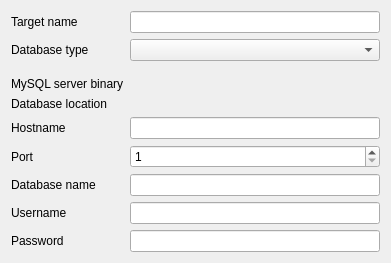
<?xml version="1.0" encoding="UTF-8"?>
<ui version="4.0">
 <class>AmarokConfigWidget</class>
 <widget class="QWidget" name="AmarokConfigWidget">
  <layout class="QGridLayout" name="gridLayout" columnstretch="0,1" columnminimumwidth="100,250">
   <item row="8" column="0">
    <widget class="QLabel" name="m_usernameLabel">
     <property name="text">
      <string>Username</string>
     </property>
     <property name="buddy">
      <cstring>m_username</cstring>
     </property>
    </widget>
   </item>
   <item row="8" column="1">
    <widget class="QLineEdit" name="m_username"/>
   </item>
   <item row="2" column="1">
    <spacer name="verticalSpacer_2">
     <property name="orientation">
      <enum>Qt::Vertical</enum>
     </property>
     <property name="sizeType">
      <enum>QSizePolicy::Fixed</enum>
     </property>
     <property name="sizeHint" stdset="0">
      <size>
       <width>20</width>
       <height>10</height>
      </size>
     </property>
    </spacer>
   </item>
   <item row="9" column="0" colspan="2">
    <widget class="QLabel" name="m_passwordLabel">
     <property name="text">
      <string>Password</string>
     </property>
     <property name="buddy">
      <cstring>m_password</cstring>
     </property>
    </widget>
   </item>
   <item row="9" column="1">
    <widget class="QLineEdit" name="m_password">
     <property name="text">
      <string/>
     </property>
     <property name="echoMode">
      <enum>QLineEdit::Password</enum>
     </property>
    </widget>
   </item>
   <item row="1" column="0" colspan="2">
    <widget class="QLabel" name="m_connectionTypeLabel">
     <property name="text">
      <string>Database type</string>
     </property>
     <property name="buddy">
      <cstring>m_connectionType</cstring>
     </property>
    </widget>
   </item>
   <item row="1" column="1">
    <widget class="KComboBox" name="m_connectionType"/>
   </item>
   <item row="4" column="0">
    <widget class="QLabel" name="m_databaseLocationLabel">
     <property name="text">
      <string>Database location</string>
     </property>
     <property name="buddy">
      <cstring>m_databaseLocation</cstring>
     </property>
    </widget>
   </item>
   <item row="6" column="1">
    <widget class="QSpinBox" name="m_port">
     <property name="minimum">
      <number>1</number>
     </property>
     <property name="maximum">
      <number>65535</number>
     </property>
    </widget>
   </item>
   <item row="0" column="0" colspan="2">
    <widget class="QLabel" name="m_targetNameLabel">
     <property name="text">
      <string>Target name</string>
     </property>
     <property name="buddy">
      <cstring>m_targetName</cstring>
     </property>
    </widget>
   </item>
   <item row="0" column="1">
    <widget class="QLineEdit" name="m_targetName"/>
   </item>
   <item row="5" column="0" colspan="2">
    <widget class="QLabel" name="m_hostnameLabel">
     <property name="text">
      <string>Hostname</string>
     </property>
     <property name="buddy">
      <cstring>m_hostname</cstring>
     </property>
    </widget>
   </item>
   <item row="5" column="1">
    <widget class="QLineEdit" name="m_hostname"/>
   </item>
   <item row="6" column="0" colspan="2">
    <widget class="QLabel" name="m_portLabel">
     <property name="text">
      <string>Port</string>
     </property>
     <property name="buddy">
      <cstring>m_port</cstring>
     </property>
    </widget>
   </item>
   <item row="7" column="0" colspan="2">
    <widget class="QLabel" name="m_databaseNameLabel">
     <property name="text">
      <string>Database name</string>
     </property>
     <property name="buddy">
      <cstring>m_databaseName</cstring>
     </property>
    </widget>
   </item>
   <item row="7" column="1">
    <widget class="QLineEdit" name="m_databaseName"/>
   </item>
   <item row="4" column="1">
    <widget class="KUrlRequester" name="m_databaseLocation">
     <property name="nameFilter">
      <string notr="true"/>
     </property>
     <property name="mode">
      <set>KFile::Directory|KFile::ExistingOnly|KFile::LocalOnly</set>
     </property>
    </widget>
   </item>
   <item row="10" column="1">
    <spacer name="verticalSpacer">
     <property name="orientation">
      <enum>Qt::Vertical</enum>
     </property>
     <property name="sizeHint" stdset="0">
      <size>
       <width>20</width>
       <height>0</height>
      </size>
     </property>
    </spacer>
   </item>
   <item row="3" column="0">
    <widget class="QLabel" name="m_mysqlBinaryLabel">
     <property name="text">
      <string>MySQL server binary</string>
     </property>
    </widget>
   </item>
   <item row="3" column="1">
    <widget class="KUrlRequester" name="m_mysqlBinary">
     <property name="nameFilter">
      <string>mysqld</string>
     </property>
    </widget>
   </item>
  </layout>
 </widget>
 <customwidgets>
  <customwidget>
   <class>KComboBox</class>
   <extends>QComboBox</extends>
   <header>kcombobox.h</header>
  </customwidget>
  <customwidget>
   <class>QLineEdit</class>
   <extends>QLineEdit</extends>
   <header>qlineedit.h</header>
  </customwidget>
  <customwidget>
   <class>QSpinBox</class>
   <extends>QSpinBox</extends>
   <header>qspinbox.h</header>
  </customwidget>
  <customwidget>
   <class>KUrlRequester</class>
   <extends>QFrame</extends>
   <header>kurlrequester.h</header>
  </customwidget>
 </customwidgets>
 <resources/>
 <connections/>
</ui>
